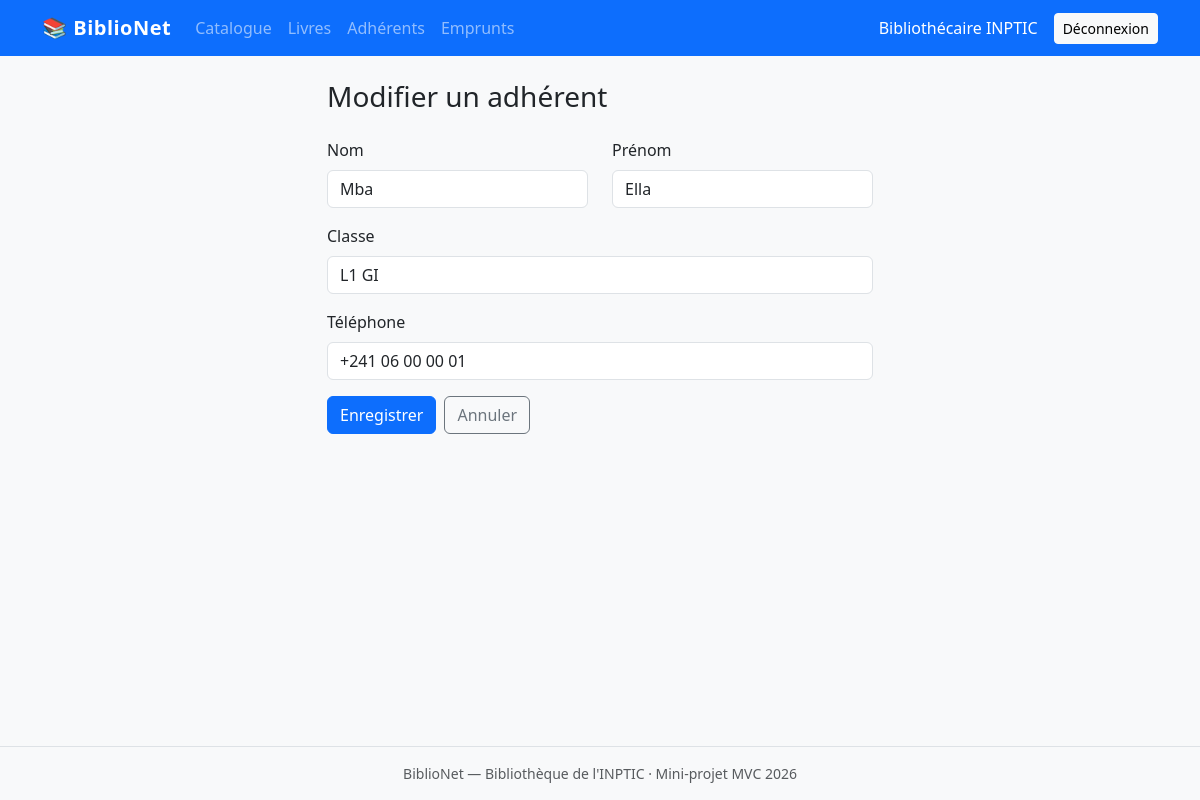
Screenshot of /adherents/edit/1 (signed in) with the database file from the repository.
### tables this page shows
CREATE TABLE adherents (
    id         INT UNSIGNED NOT NULL AUTO_INCREMENT,
    nom        VARCHAR(80)  NOT NULL,
    prenom     VARCHAR(80)  NOT NULL,
    classe     VARCHAR(50)  NOT NULL,
    telephone  VARCHAR(30)  NULL,
    PRIMARY KEY (id)
);

### app/core/Controller.php (called while the page is built, shortened)
<?php
class Controller
{
    protected function render(string $vue, array $data = [], string $titre = 'BiblioNet'): void
    {
        $titre = $data['titre'] ?? $titre;
        extract($data, EXTR_SKIP);
        require APP_PATH . '/views/' . $vue . '.php';
        require APP_PATH . '/views/layouts/main.php';
    }
    public function e(mixed $valeur): string
    {
        return htmlspecialchars((string) $valeur, ENT_QUOTES, 'UTF-8');
    }
    public function url(string $chemin = ''): string
    {
        return BASE_URL . '/' . ltrim($chemin, '/');
    }
}

### app/controllers/AdherentController.php (called while the page is built, shortened)
<?php
class AdherentController extends Controller
{
    public function edit($id = 0): void
    {
        $adherent = $this->findOrLeave((int) $id);
        $this->showForm('Modifier un adhérent', '/adherents/update/' . $adherent['id'], $adherent, []);
    }
    private function findOrLeave(int $id): array
    {
        $adherent = Adherent::find($id);
        return $adherent;
    }
    private function showForm(string $titre, string $action, array $adherent, array $errors): void
    {
        $this->render('adherents/form', [
            'titre' => $titre,
            'action' => $action,
            'adherent' => $adherent,
            'errors' => $errors,
        ]);
    }
}

### app/core/Router.php (called while the page is built, shortened)
<?php
class Router
{
    public function dispatch(): void
    {
        $segments = $this->segments();
        $cle     = strtolower(array_shift($segments) ?? '');
        $methode = strtolower(array_shift($segments) ?? 'index');
        $params  = $segments;
        call_user_func_array([new $classe(), $methode], $params);
    }
    private function segments(): array
    {
        if (isset($_GET['url'])) {
            $url = $_GET['url'];
        } else {
            $chemin = parse_url($_SERVER['REQUEST_URI'], PHP_URL_PATH) ?? '/';
            $url = substr($chemin, strlen(BASE_URL));
        }
        $url = trim($url, '/');
        return $url === '' ? [] : explode('/', $url);
    }
}

### public/index.php (called while the page is built, shortened)
<?php
$config = require ROOT_PATH . '/config/config.php';
spl_autoload_register(function (string $classe): void {
    foreach (['core', 'controllers', 'models'] as $dossier) {
        $fichier = APP_PATH . "/$dossier/$classe.php";
        if (is_file($fichier)) {
            return;
        }
    }
});
try {
    $routeur = new Router();
    $routeur->dispatch();
} catch (Throwable $e) {
    http_response_code(500);
    $message = $config['app_env'] === 'production'
        ? 'Une erreur est survenue. Veuillez réessayer plus tard.'
        : $e->getMessage();
    (new Controller())->renderMessage('Erreur', 'danger', $message);
}

### app/core/Database.php (called while the page is built, shortened)
<?php
class Database
{
    private static array $config = [];
    private static ?PDO $pdo = null;
    public static function configure(array $config): void
    {
        self::$config = $config;
    }
    public static function getConnection(): PDO
    {
        return self::pdo();
    }
    public static function pdo(): PDO
    {
        if (self::$pdo === null) {
            $c = self::$config;
            $dsn = "mysql:host={$c['host']};dbname={$c['name']};charset=utf8mb4";
            self::$pdo = new PDO($dsn, $c['user'], $c['pass'], [
                PDO::ATTR_ERRMODE            => PDO::ERRMODE_EXCEPTION,
                PDO::ATTR_DEFAULT_FETCH_MODE => PDO::FETCH_ASSOC,
                PDO::ATTR_EMULATE_PREPARES   => false,
            ]);
        }
        return self::$pdo;
    }
}

### app/models/Adherent.php (called while the page is built, shortened)
<?php
class Adherent
{
    public static function find(int $id): ?array
    {
        $stmt = Database::getConnection()->prepare(
            'SELECT id, nom, prenom, classe, telephone FROM adherents WHERE id = :id'
        );
        $stmt->execute(['id' => $id]);
        $adherent = $stmt->fetch(PDO::FETCH_ASSOC);
        return $adherent ?: null;
    }
}

### app/views/adherents/form.php (the view, shortened to what this page needs)
<?php
$classe = fn($champ) => isset($errors[$champ]) ? ' is-invalid' : '';
?>
<div class="row justify-content-center">
    <div class="col-md-8 col-lg-6">
        <h1 class="h3 mb-4"><?= $this->e($titre) ?></h1>
        <form action="<?= $this->e($this->url($action)) ?>" method="post" novalidate>
            <div class="row">
                <div class="col-md-6 mb-3">
                    <label for="nom" class="form-label">Nom</label>
                    <input type="text" id="nom" name="nom" class="form-control<?= $classe('nom') ?>"
                           value="<?= $this->e($adherent['nom'] ?? '') ?>" maxlength="80" required>
                </div>
                <div class="col-md-6 mb-3">
                    <label for="prenom" class="form-label">Prénom</label>
                    <input type="text" id="prenom" name="prenom" class="form-control<?= $classe('prenom') ?>"
                           value="<?= $this->e($adherent['prenom'] ?? '') ?>" maxlength="80" required>
                </div>
            </div>
            <div class="mb-3">
                <label for="classe" class="form-label">Classe</label>
                <input type="text" id="classe" name="classe" class="form-control<?= $classe('classe') ?>"
                       value="<?= $this->e($adherent['classe'] ?? '') ?>" maxlength="50" required>
            </div>
            <div class="mb-3">
                <label for="telephone" class="form-label">Téléphone</label>
                <input type="text" id="telephone" name="telephone" class="form-control<?= $classe('telephone') ?>"
                       value="<?= $this->e($adherent['telephone'] ?? '') ?>" maxlength="30">
            </div>
            <div class="d-flex gap-2">
                <button type="submit" class="btn btn-primary">Enregistrer</button>
                <a href="<?= $this->e($this->url('adherents')) ?>" class="btn btn-outline-secondary">Annuler</a>
            </div>
        </form>
    </div>
</div>

### public/assets/css/style.css (style rules this page uses)
body { background-color: #f8f9fa; }

### rows the page displays
adherents: nom "Mba", prenom "Ella", classe "L1 GI", telephone "+241 06 00 00 01"

### other values shown
$this->e($_SESSION['user_nom'] ?? '') "Bibliothécaire INPTIC"
$this->e($titre) "Modifier un adhérent"
